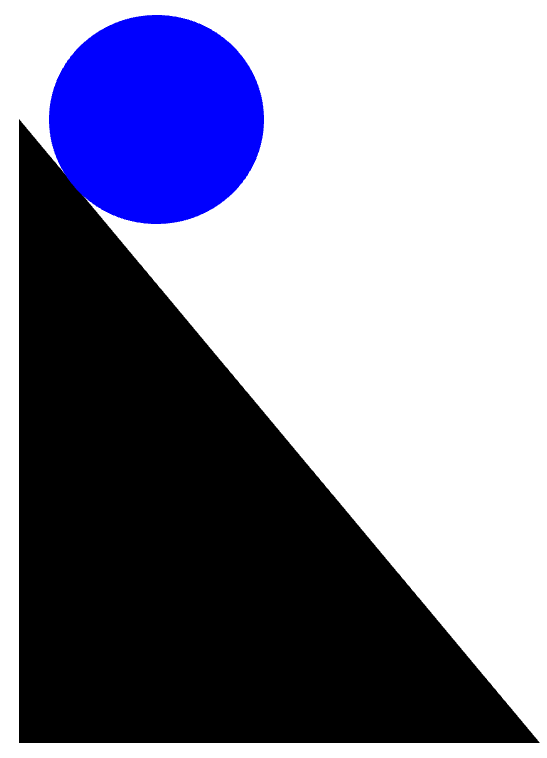
#> input picture rolling_test.PNG, 547 x 758 px; its folder holds only this picture in this run
$ python -i findObjects.py   (imports and definitions only)
#> lines starting #> are read from the running program, lines starting #| are printed output that depends on the picture; after the words box and inside, x2 and y2 are one past the last pixel; in counts of white or black regions, pixels touching at a corner belong together
### SolidObject.py
import numpy as np
from PIL import Image

class SolidObject():

    def __init__(self,array,coords,pivot=None,isBlue=False):
        self.coords = coords
        self.image = array
        self.base_image = array
        self.allpixels = np.transpose(array.nonzero())
        self.center = tuple(np.floor(np.mean(self.allpixels,axis=0)))
        self.rotation = 0
        self.area = sum(sum(array))
        self.ropeIds = []
        self.ropeAttachPoints = []
        self.pivot = pivot #make this coords of pivot
        self.attachedObjects = []
        print('Created object shape=',self.image.shape,'center=',self.center,'coords=',self.coords,'area=',self.area)

    # [41 lines left out: functions rotateImage, getWorldPixelCoordList, not called in this run]

### findObjects.py
import numpy as np
from copy import deepcopy
from PIL import Image
import os

# [17 lines left out: function load_images, not called in this run]


def floodfill(x, y, color, old_matrix, new_matrix):
    # assume surface is a 2D image and surface[x][y] is the color at x, y.
    # this avoids the stack overflow
    theStack = [(x, y)]

    width = len(old_matrix)
    height = len(old_matrix[0])
    while len(theStack) > 0:
        x, y = theStack.pop()
        if old_matrix[x][y] != color:
            continue
        new_matrix[x][y] = color
        old_matrix[x][y] = 1 - color
        if x < width - 1:
            theStack.append((x + 1, y))  # right
        if x > 0:
            theStack.append((x - 1, y))  # left
        if y < height - 1:
            theStack.append((x, y + 1))  # down
        if y > 0:
            theStack.append((x, y - 1))  # up

def find_available(matrix, val: int):
    """
    Find the available locations of the val value, if not found, return False
    :param matrix:
    :param val:
    :return:
    """
    loc = np.nonzero(matrix == val)
    if list(loc[0]) == []:
        return False
    else:
        return loc

def find_all_sub_objects(matrix, val, color=0):
    """
    Find all the sub objects in the matrix using floodfill algorithm
    :param matrix: binary ndarray representation for image
    :param val: the value to search for (in the case of image inversion, val is used instead)
    :return:
    """
    #matrix = matrix[1:-1,1:-1]
    objects = []
    ob_matrix = deepcopy(matrix)
    avail_loc = find_available(matrix, val=val)
    while avail_loc:
        next_avail_loc = avail_loc[0][0], avail_loc[1][0]
        if val == 1:
            new_matrix = np.zeros(ob_matrix.shape)
        elif val == 0:
            new_matrix = np.ones(ob_matrix.shape)
        floodfill(x=next_avail_loc[0], y=next_avail_loc[1], color=color, old_matrix=ob_matrix, new_matrix=new_matrix)
        objects.append(new_matrix)
        avail_loc = find_available(ob_matrix, val=val)
    return objects

from PIL import Image
import copy
from SolidObject import *
import cv2
import math


def blackMask(image):
    lower = np.array([0, 0, 0])
    upper = np.array([180, 30, 30])
    shapeMask = cv2.inRange(image, lower, upper)
    return shapeMask

def blueMask(image):
    hsv = cv2.cvtColor(image, cv2.COLOR_BGR2HSV)
    lower = np.array([100,100,100])
    upper = np.array([140,255,255])
    shapeMask = cv2.inRange(hsv, lower, upper)
    return shapeMask

def yellowMask(image):
    hsv = cv2.cvtColor(image, cv2.COLOR_BGR2HSV)
    lower = np.array([20,100,100])
    upper = np.array([40,255,255])
    shapeMask = cv2.inRange(hsv, lower, upper)
    return shapeMask

def greenMask(image):
    hsv = cv2.cvtColor(image, cv2.COLOR_BGR2HSV)
    lower = np.array([45,100,100])
    upper = np.array([75,255,255])
    shapeMask = cv2.inRange(hsv, lower, upper)
    return shapeMask

def image_to_segimage(image):

    #todo: get pivots and ropes here too
    return blueMask(image), blackMask(image), yellowMask(image), greenMask(image)


def segment_objects(image):
    #problems = load_images()
    im = np.array(Image.fromarray(image).convert('HSV'))
    #image = np.array(problems[1])[0:50,0:60]
    im2 = np.array(image)
    #convert image to custom discrete colors

    objectGroups = []
    for colorImage in image_to_segimage(image): #blue, black
        # [7 lines of commented-out code are left out]
        objectGroups += [find_all_sub_objects(1-colorImage/255,0),]

    for group in objectGroups:
        for i,o in enumerate(group):
            o = 1-o
            im = Image.fromarray(o*255).convert('L')
            bbox = im.getbbox()
            coords = (bbox[1],bbox[0])
            im = im.crop(bbox)

            group[i] = [np.array(im)/255,coords]
            #display(im)

    blueObjects = [SolidObject(x[0],x[1],isBlue=True) for x in objectGroups[0]]
    blackObjects = [SolidObject(x[0],x[1]) for x in objectGroups[1]]
    y = [SolidObject(x[0],x[1]) for x in objectGroups[2]]
    g = [SolidObject(x[0],x[1]) for x in objectGroups[3]]
    return blackObjects,blueObjects,g,y

def point_distance(x,y,x2,y2):
    return math.sqrt((x-x2)*(x-x2)+(y-y2)*(y-y2))

# [65 lines left out: functions attach_yellows, attach_greens, attach_objects, not called in this run]


>>> import cv2
>>> picture = cv2.imread('rolling_test.PNG')
#> picture is the input picture: shape (758, 547, 3); mean B, G, R 155, 133.3, 133.3
>>> result = segment_objects(picture)
#> in segment_objects, `im = np.array(Image.fromarray(image).convert('HSV'))`:
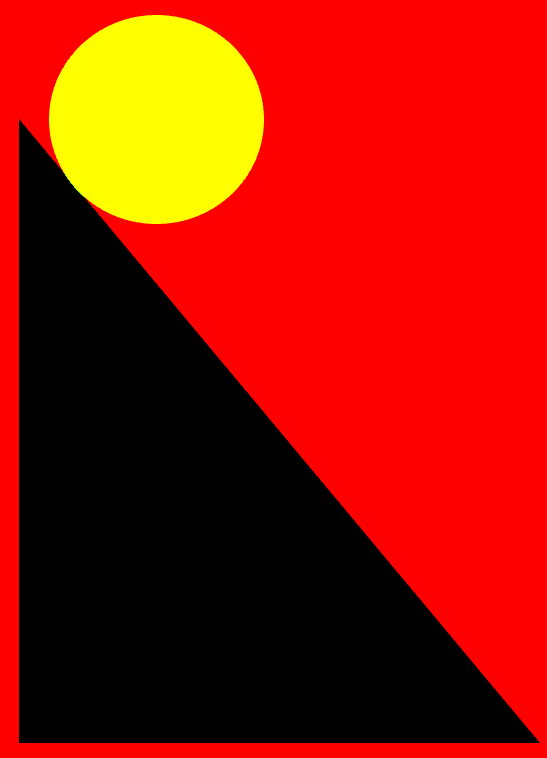
#> im: shape (758, 547, 3); mean B, G, R 0, 21.7, 155
#> in blueMask, `hsv = cv2.cvtColor(image, cv2.COLOR_BGR2HSV)`: hsv: shape (758, 547, 3); mean H, S, V 10.3, 21.7, 155
#> in blueMask, `lower = np.array([100,100,100])`: lower = [100, 100, 100]
#> in blueMask, `upper = np.array([140,255,255])`: upper = [140, 255, 255]
#> in blueMask, `shapeMask = cv2.inRange(hsv, lower, upper)`:
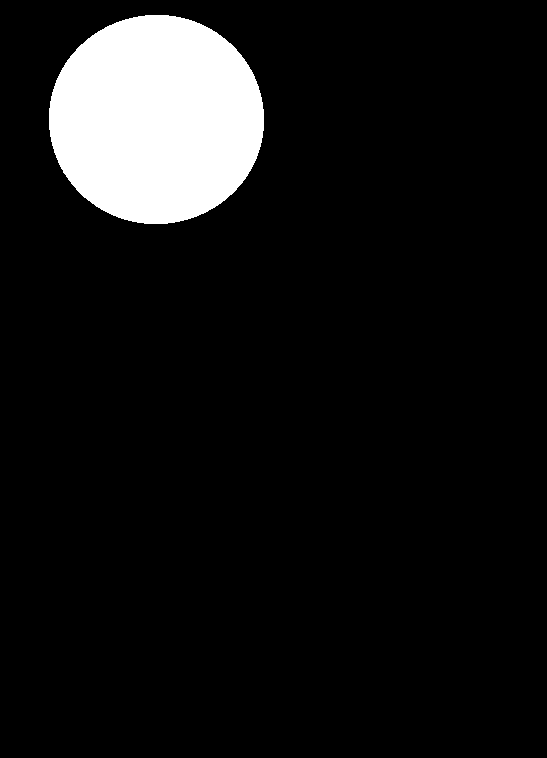
#> shapeMask: shape (758, 547); 8.5% white; 1 white region, box (x1, y1, x2, y2) and area: (49, 15, 264, 224) 35404
#> in blackMask, `lower = np.array([0, 0, 0])`: lower = [0, 0, 0]
#> in blackMask, `upper = np.array([180, 30, 30])`: upper = [180, 30, 30]
#> in blackMask, `shapeMask = cv2.inRange(image, lower, upper)`:
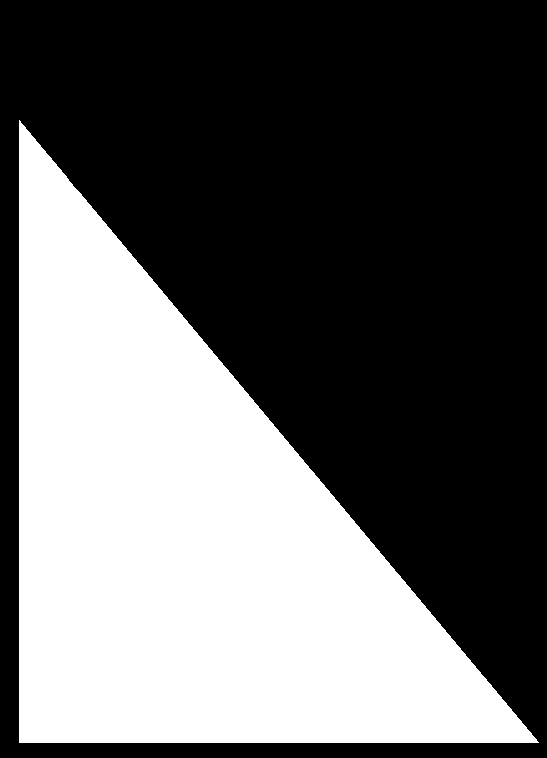
#> shapeMask: shape (758, 547); 39.1% white; 1 white region, box (x1, y1, x2, y2) and area: (19, 120, 539, 743) 162246
#> in yellowMask, `lower = np.array([20,100,100])`: lower = [20, 100, 100]
#> in yellowMask, `upper = np.array([40,255,255])`: upper = [40, 255, 255]
#> in yellowMask, `shapeMask = cv2.inRange(hsv, lower, upper)`: shapeMask: shape (758, 547); every value is 0
#> in greenMask, `lower = np.array([45,100,100])`: lower = [45, 100, 100]
#> in greenMask, `upper = np.array([75,255,255])`: upper = [75, 255, 255]
#> the loop in segment_objects, `for colorImage in image_to_segimage(image):` made 4 passes
#> after the loop in segment_objects, `for colorImage in image_to_segimage(image):`: objectGroups = 4 items
#> the loop in segment_objects, `for group in objectGroups:` made 4 passes
#> in segment_objects, `blueObjects = [SolidObject(x[0],x[1],isBlue=True) for x in objectGroup..`: blueObjects = 1 item
#> in segment_objects, `y = [SolidObject(x[0],x[1]) for x in objectGroups[2]]`: y = []
